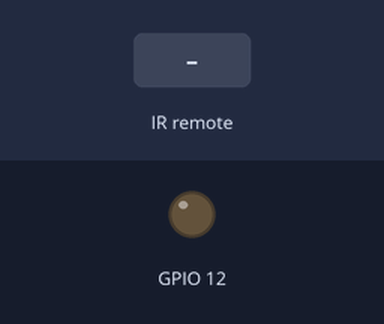
This program was run on a simulated ESP8266 (NodeMCU). On the bench: output pins drawn as LEDs (lit = HIGH). The test bench sets the inputs (shaded band). What the program prints to the serial monitor is not drawn.

Above: at 1.2 s.
1.3 s: infrared code 0xA93 received
At 2.5 s:
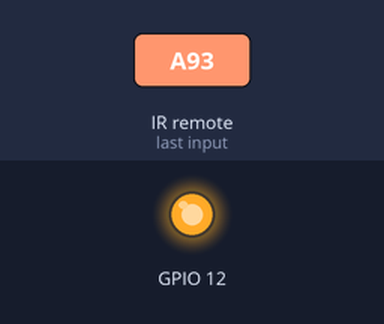
2.8 s: infrared code 0xA92 received
At 3.7 s:
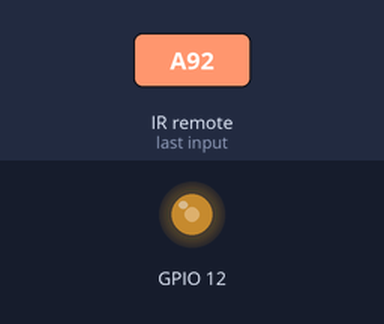
4.3 s: infrared code 0xA93 received
At 4.9 s:
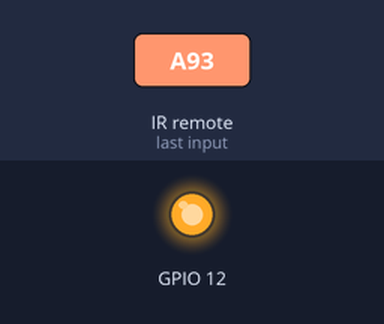
Timing chart, 0 to 7.3 s (numbered marks = the images above; inputs shaded):
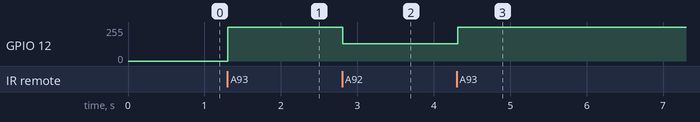

The program:

main.cpp
```cpp
#ifndef UNIT_TEST
#include <Arduino.h>
#endif
#include <IRremoteESP8266.h>
#include <IRrecv.h>
#include <IRutils.h>

// An IR detector/demodulator is connected to GPIO pin 14(D5 on a NodeMCU
// board).
const uint16_t kRecvPin = 14;

IRrecv irrecv(kRecvPin);

decode_results results;

void setup() {
  Serial.begin(9600);
  irrecv.enableIRIn();  // Start the receiver
  while (!Serial)  // Wait for the serial connection to be establised.
    delay(50);
  Serial.println();
  Serial.print("IRrecvDemo is now running and waiting for IR message on Pin ");
  Serial.println(kRecvPin);
  Serial.println(results.decode_type);
  analogWrite(12,0);
}

void loop() {
  if (irrecv.decode(&results)) {
    if(results.value ==  0xa93){
      analogWrite(12,255);
    }
    if(results.value ==  0xa92){
      analogWrite(12,128);
    }
    if(results.value ==  0xa91){
      analogWrite(12,32);
    }
    if(results.value == 0xa90){
      analogWrite(12,0);
    }
    irrecv.resume();  // Receive the next value
  }
  delay(100);
}
```

Measured:
- after the input at 1.3 s, GPIO 12: 0/255 → 255/255 at once
- after the input at 2.8 s, GPIO 12: 255/255 → 128/255 at once
- after the input at 4.3 s, GPIO 12: 128/255 → 255/255 at once
